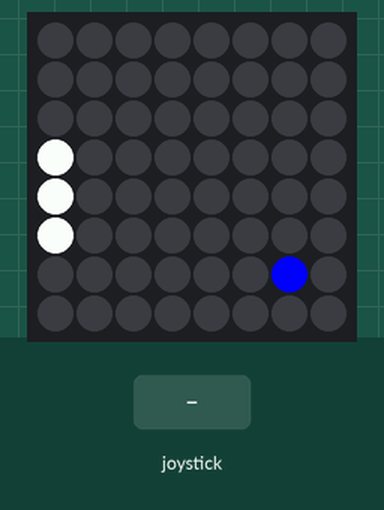
A program run on a simulated Raspberry Pi (BCM pin numbers) with a Sense HAT. Shown: the Sense HAT's 8×8 RGB LED matrix. The inputs (shaded band) are chosen by the test bench. The 64×8 strip is a reading aid, not a part: it shows the text the matrix is scrolling, unrolled, one strip-width of it at a time.

Above: at 1.2 s.
1.3 s: joystick pushed up
At 1.65 s:
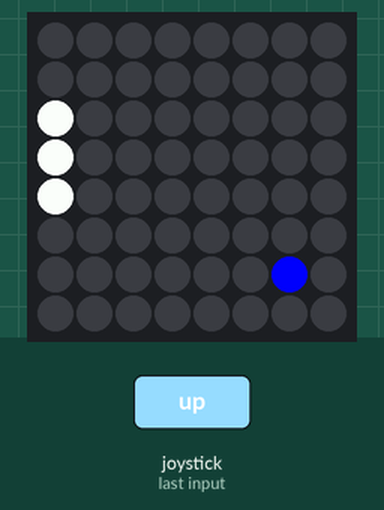
At 2.15 s:
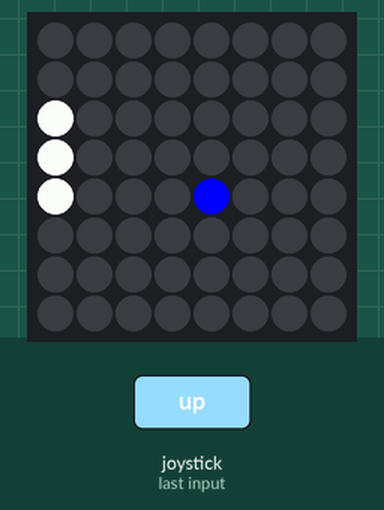
3.7 s: joystick pushed down
At 3.91 s:
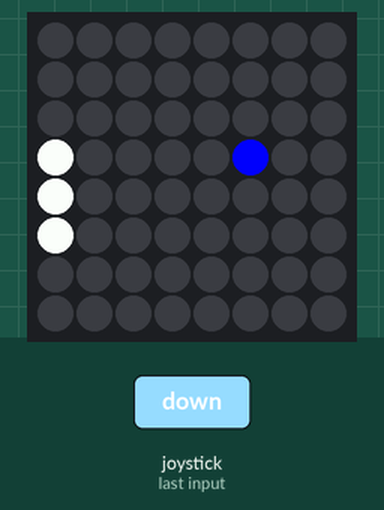

The program:

pong_heath.py
```python
from sense_hat import SenseHat
sense = SenseHat()

from time import sleep

white = (255, 255, 255)

blue = (0, 0, 255)

bat_y = 4

ball_position = [3, 3]
ball_velocity = [1, 1]

def draw_bat():
    sense.set_pixel(0, bat_y, white)
    sense.set_pixel(0, bat_y + 1, white)
    sense.set_pixel(0, bat_y - 1, white)

draw_bat()

def move_up(event):
    global bat_y
    if event.action == 'pressed' and bat_y > 1:
        bat_y -= 1

def move_down(event):
    global bat_y
    if event.action == 'pressed' and bat_y < 6:
        bat_y += 1

sense.clear(0, 0, 0)

def draw_ball():
   sense.set_pixel(ball_position[0], ball_position[1], blue)
   ball_position[0] += ball_velocity[0]
   if ball_position[0] == 7 or ball_position[0] == 0:
       ball_velocity[0] = -ball_velocity[0]
   ball_position[1] += ball_velocity[1]
   if ball_position[1] == 7 or ball_position[1] == 0:
       ball_velocity[1] = -ball_velocity[1]
   if ball_position[0] == 1:
       ball_velocity[0] = -ball_velocity[0]
   if ball_position[0] == 1 and (bat_y - 1) <= ball_position[1] <= (bat_y +1):
       ball_velocity[0] = -ball_velocity[0]
   if ball_position[0] == 0:
       sense.show_message("YOU LOSE")


while True:
   draw_bat()
   sense.stick.direction_up = move_up
   sense.stick.direction_down = move_down
   sleep(0.25)
   sense.clear(0, 0, 0)
   draw_ball()
```

Measured:
- after the input at 1.3 s, the LEDs: change after 0.23 s (image 1)
- after the input at 3.7 s, the LEDs: change after 0.09 s (image 3)
